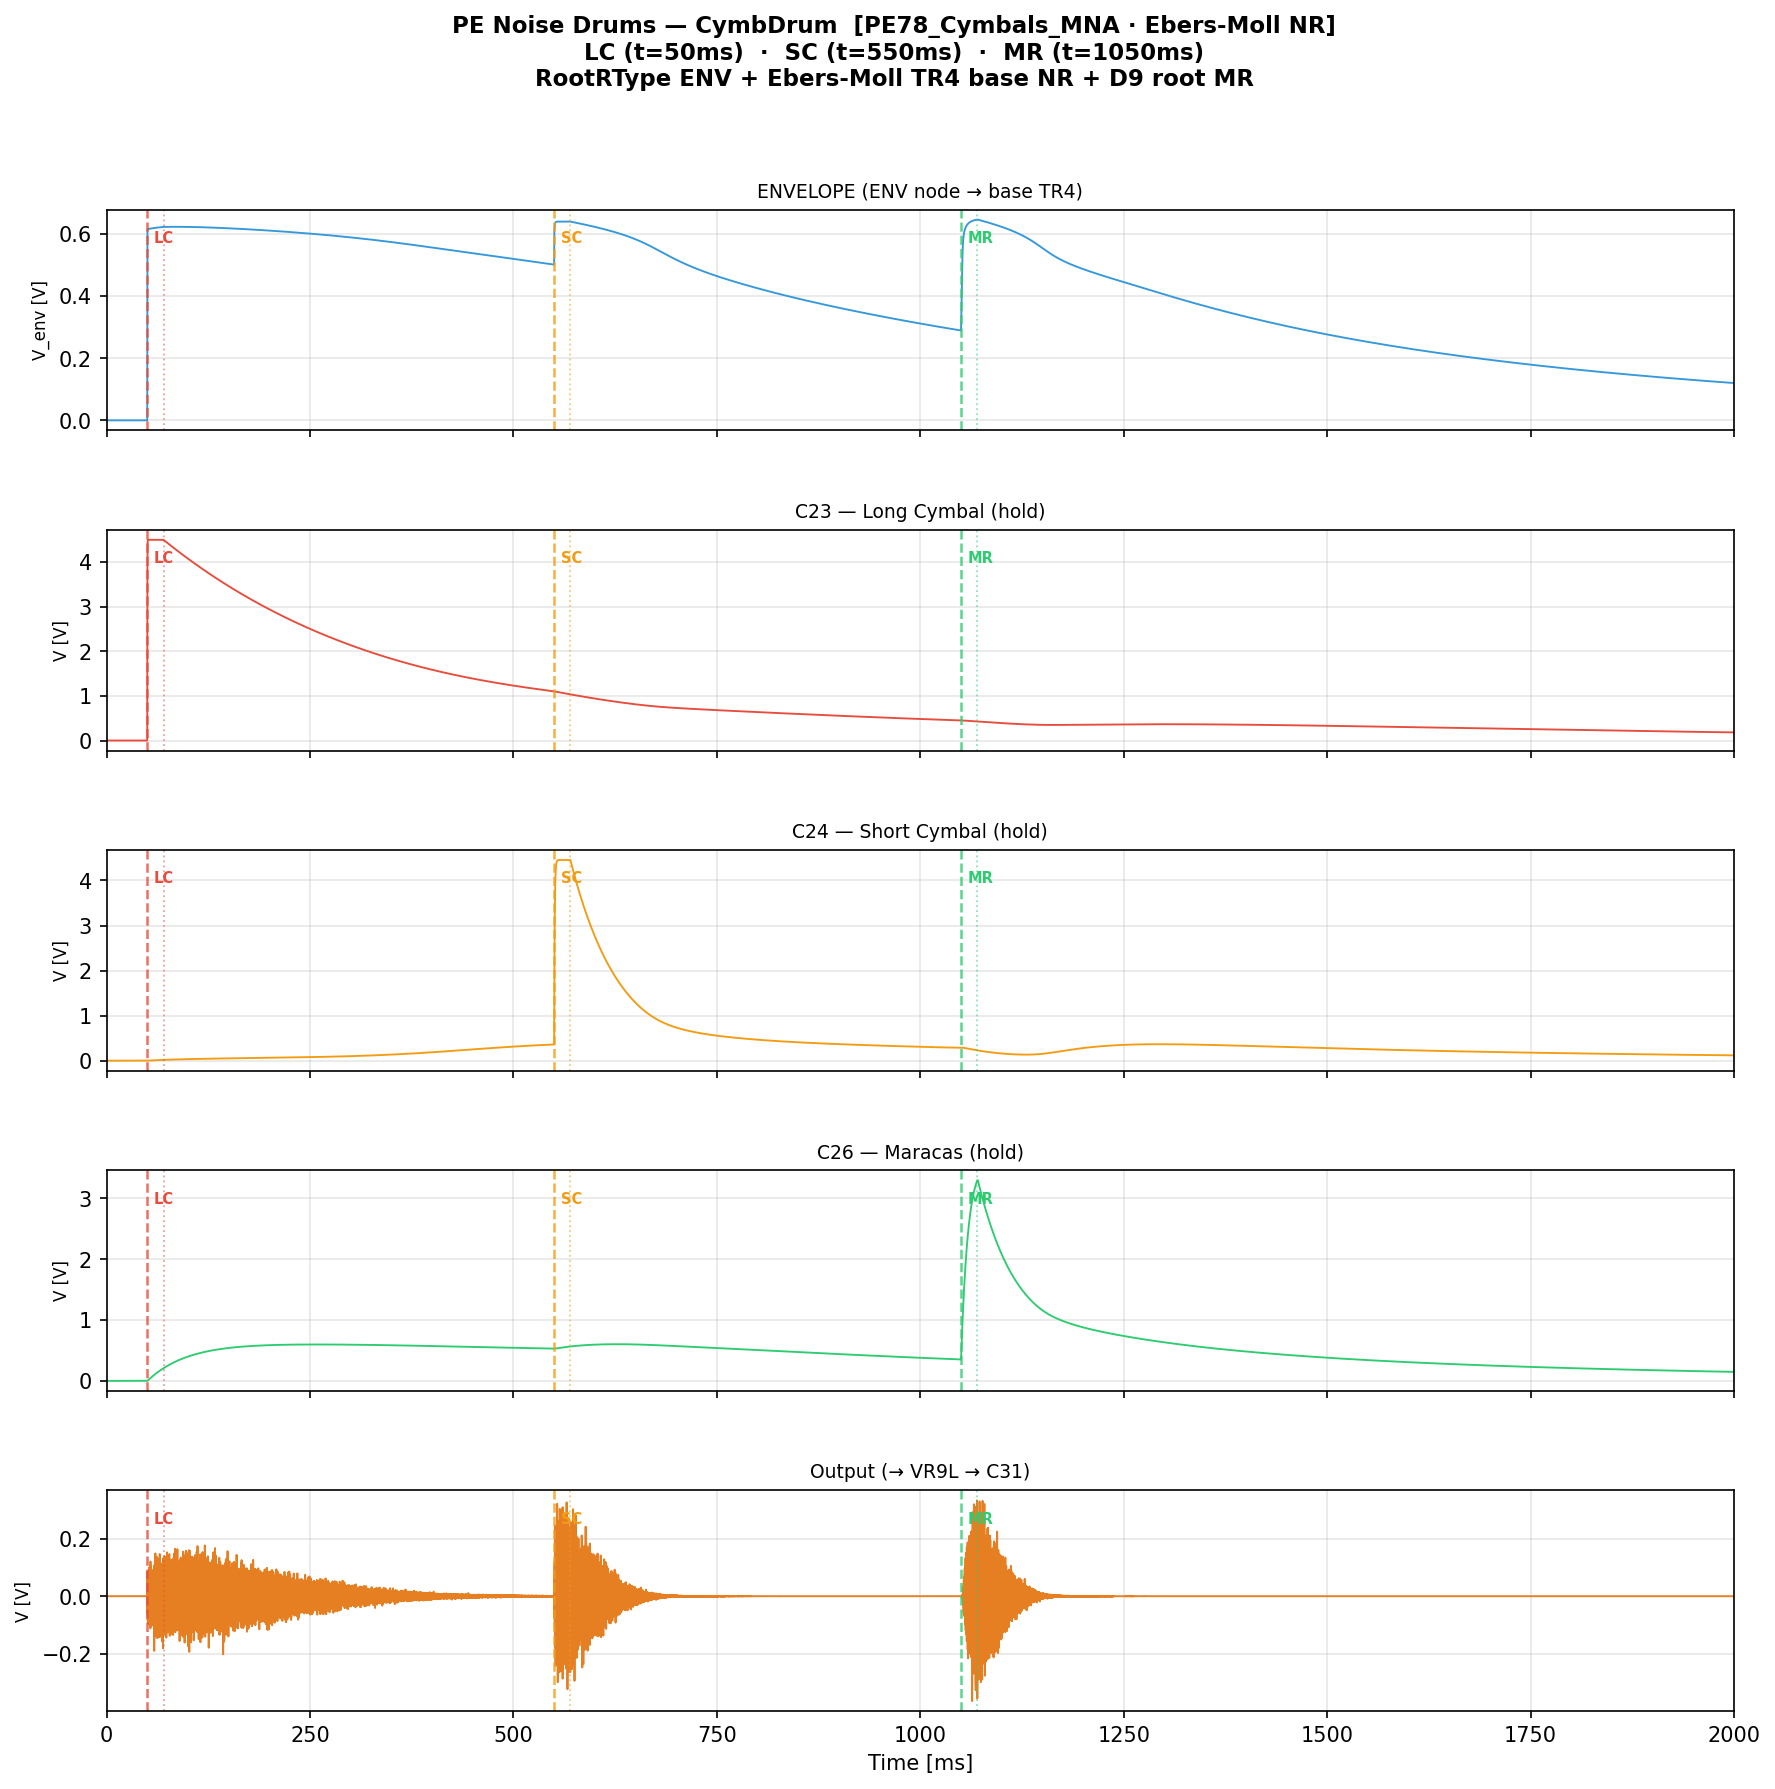

Here is the Python script that generated this plot:
"""
PE 1978 Virtual Analog DIY e-Drums
Copyright (c) 2026 Simone Pandolfi
SPDX-License-Identifier: MIT OR Apache-2.0
==============================================================
Test and simulation for CymbDrum (PE 1978, Fig. 6 — bottom section).
Adapted for PE78_Cymbals_Maracas (cymb.py).

Public interface / accessible state of PE78_Cymbals_Maracas:

  Method:
    drum.process_sample(v_lc, v_sc, v_mr, noise_sample) -> V_out
      noise_sample : sigma ≈ 1, scaled internally by NOISE_AMP = 0.04

  State updated after each process_sample():
    drum._V_env   float  ENV node voltage [V]
    drum._V_c23   float  C23 voltage, LC hold capacitor [V]
    drum._V_c24   float  C24 voltage, SC hold capacitor [V]
    drum._V_c26   float  C26 voltage, MR hold capacitor [V] (physical sign)
    drum._V_col   float  TR4 collector voltage [V]

  Class constants relevant for analysis:
    drum.V_ON, drum.R47, drum.C23, drum.R44, drum.C24,
    drum.R46, drum.C26, drum.R54, drum.L2_val,
    drum.hFE, drum.Is_b, drum.Vbe_th, drum.Vt, drum.R52, drum.Vcc

  gm(t) is not a class attribute — it is reconstructed here using the 
  Ebers-Moll formula used internally by _step_tr4:
    gm = hFE · Is_b · exp(V_env / Vt) / Vt  (clamped to saturation)

Differences from the old test (PE78_Cymbals_Maracas):
  _V_env_prev          ->  _V_env
  _V_c26_prev          ->  _V_c26
  _c23.wave_to_voltage()->  _V_c23
  _c24.wave_to_voltage()->  _V_c24
  .Vbe                 ->  .Vbe_th
  .L2                  ->  .L2_val
  noise[i] * 0.04      ->  noise[i]   (internal NOISE_AMP = 0.04 already scales)

Test structure:
  1. Three separate pulses — LC t=50ms, SC t=550ms, MR t=1050ms
  2. Printed analysis: theoretical time constants, peaks, durations
  3. 5-panel plot: V_env, V_c23, V_c24, V_c26, V_out
  4. Normalized WAV
"""

import sys, os
sys.path.insert(0, os.path.join(os.path.dirname(__file__), '..'))

import numpy as np
import matplotlib.pyplot as plt
from scipy.io import wavfile

from pe78.cymb import PE78_Cymbals_Maracas

# ---------------------------------------------------------------------------
# Simulation parameters
# ---------------------------------------------------------------------------
FS = 96000
T  = 2.0
N  = int(T * FS)
PW = 0.020           # pulse duration [s]

T_LC = 0.05
T_SC = 0.55
T_MR = 1.05

# ---------------------------------------------------------------------------
# Simulation
# ---------------------------------------------------------------------------
def simulate(seed=42):
    """
    Runs the simulation with three separate pulses (LC, SC, MR).

    Note on noise:
      noise_sample has sigma=1; the NOISE_AMP=0.04 factor is applied
      internally by process_sample(). Do not prescale the noise.
    """
    drum = PE78_Cymbals_Maracas(FS)

    rng   = np.random.default_rng(seed)
    noise = rng.standard_normal(N)   # sigma = 1

    V_out = np.zeros(N)
    V_env = np.zeros(N)
    V_c23 = np.zeros(N)
    V_c24 = np.zeros(N)
    V_c26 = np.zeros(N)

    # Trigger windows
    lc_on = slice(int(T_LC * FS), int((T_LC + PW) * FS))
    sc_on = slice(int(T_SC * FS), int((T_SC + PW) * FS))
    mr_on = slice(int(T_MR * FS), int((T_MR + PW) * FS))

    trig_lc = np.zeros(N)
    trig_sc = np.zeros(N)
    trig_mr = np.zeros(N)
    trig_lc[lc_on] = drum.V_ON
    trig_sc[sc_on] = drum.V_ON
    trig_mr[mr_on] = drum.V_ON

    for i in range(N):
        V_out[i] = drum.process_sample(
            trig_lc[i], trig_sc[i], trig_mr[i],
            noise[i]          # sigma ≈ 1; internal NOISE_AMP handles scaling
        )

        # State updated after process_sample()
        V_env[i] = drum._V_env   # ENV node (physical voltage)
        V_c23[i] = drum._V_c23   # LC hold capacitor
        V_c24[i] = drum._V_c24   # SC hold capacitor
        V_c26[i] = drum._V_c26   # MR hold capacitor

    # gm derived from V_env — Ebers-Moll formula identical to internal _step_tr4.
    # gm = hFE · Is_b · exp(V_env / Vt) / Vt,  clamped to saturation (Vcc-0.2)/R54.
    Ic_em = drum.hFE * drum.Is_b * np.exp(np.clip(V_env / drum.Vt, -40.0, 40.0))
    Ic_em = np.minimum(Ic_em, (drum.Vcc - 0.2) / drum.R54)
    gm = Ic_em / drum.Vt

    return {
        'V_out': V_out,
        'V_env': V_env,
        'V_c23': V_c23,
        'V_c24': V_c24,
        'V_c26': V_c26,
        'gm':    gm,
        'drum':  drum,
    }


# ---------------------------------------------------------------------------
# Textual analysis
# ---------------------------------------------------------------------------
def print_analysis(res):
    drum = res['drum']

    print('=== Time constants (theoretical) ===')
    print(f'  LC  τ = R47×C23  = {drum.R47 * drum.C23 * 1000:.0f} ms')
    print(f'  SC  τ = R44×C24  = {drum.R44 * drum.C24 * 1000:.0f} ms')
    print(f'  MR  τ = R46×C26  = {drum.R46 * drum.C26 * 1000:.0f} ms')
    print(f'  L2||R54 pole at  = {drum.R54 / (2 * np.pi * drum.L2_val):.0f} Hz')

    # C29 pole with r_pi calculated via Ebers-Moll at V_env = 0.7 V (typical point)
    V_typ    = 0.7
    Ic_typ   = drum.hFE * drum.Is_b * np.exp(np.clip(V_typ / drum.Vt, -40.0, 40.0))
    Ic_typ   = min(Ic_typ, (drum.Vcc - 0.2) / drum.R54)
    gm_typ   = Ic_typ / drum.Vt
    r_pi_typ = drum.hFE / gm_typ
    print(f'  C29 pole (r_pi @ 0.7 V)  = {1 / (2 * np.pi * r_pi_typ * drum.C29):.0f} Hz')
    print()

    gm = res['gm']
    gm_ss_lc = drum.hFE * drum.Is_b * np.exp(np.clip(0.62 / drum.Vt, -40, 40)) / drum.Vt
    print('=== TR4 (Ebers-Moll) ===')
    print(f'  Is_b          = {drum.Is_b:.3e} A')
    print(f'  gm_ss @ 620mV = {gm_ss_lc*1e3:.2f} mA/V  (LC operating point)')
    print(f'  gm_max        = {gm.max()*1e3:.3f} mA/V  at t = {gm.argmax()/FS*1000:.1f} ms')
    # "active" = gm > 1% of its global maximum
    gm_thresh = gm.max() * 0.01
    print(f'  gm > 1% gm_max for {(gm > gm_thresh).sum() / FS * 1000:.0f} ms total')
    print()

    for name, sig, label in [
        ('V_env', res['V_env'], 'V_env'),
        ('V_c23', res['V_c23'], 'V_c23 (LC)'),
        ('V_c24', res['V_c24'], 'V_c24 (SC)'),
        ('V_c26', res['V_c26'], 'V_c26 (MR)'),
        ('V_out', res['V_out'], 'V_out'),
    ]:
        pk = np.max(np.abs(sig))
        active = np.where(np.abs(sig) > pk * 0.02)[0]
        dur = (active[-1] - active[0]) / FS * 1000 if len(active) > 1 else 0
        print(f'  {label:12s}  peak={pk:.5f} V   active≈{dur:.0f} ms')


# ---------------------------------------------------------------------------
# Plot
# ---------------------------------------------------------------------------
def plot(res, outpath):
    t_ms = np.arange(N) / FS * 1000

    trig_info = [
        (T_LC, T_LC + PW, 'LC', '#e74c3c'),
        (T_SC, T_SC + PW, 'SC', '#f39c12'),
        (T_MR, T_MR + PW, 'MR', '#2ecc71'),
    ]

    def add_trig_lines(ax):
        ylim = ax.get_ylim()
        for t0, t1, label, col in trig_info:
            ax.axvline(t0 * 1000, color=col, ls='--', lw=1.2, alpha=0.8)
            ax.axvline(t1 * 1000, color=col, ls=':',  lw=0.9, alpha=0.5)
            ax.text(t0 * 1000 + 8, ylim[0] + (ylim[1] - ylim[0]) * 0.85,
                    label, color=col, fontsize=7, fontweight='bold')

    panels = [
        (res['V_env'], 'V_env [V]', 'ENVELOPE (ENV node → base TR4)', '#3498db'),
        (res['V_c23'], 'V [V]',     'C23 — Long Cymbal (hold)',        '#e74c3c'),
        (res['V_c24'], 'V [V]',     'C24 — Short Cymbal (hold)',       '#f39c12'),
        (res['V_c26'], 'V [V]',     'C26 — Maracas (hold)',            '#2ecc71'),
        (res['V_out'], 'V [V]',     'Output (→ VR9L → C31)',           '#e67e22'),
    ]

    fig, axes = plt.subplots(len(panels), 1,
                             figsize=(14, 13), sharex=True)
    fig.subplots_adjust(hspace=0.45)

    for ax, (data, ylabel, title, color) in zip(axes, panels):
        ax.plot(t_ms, data, color=color, lw=0.9)
        ax.set_ylabel(ylabel, fontsize=8)
        ax.set_title(title, fontsize=9)
        ax.set_xlim([0, T * 1000])
        ax.grid(True, alpha=0.3)
        add_trig_lines(ax)

    axes[-1].set_xlabel('Time [ms]')
    fig.suptitle(
        'PE Noise Drums — CymbDrum  [PE78_Cymbals_MNA · Ebers-Moll NR]\n'
        'LC (t=50ms)  ·  SC (t=550ms)  ·  MR (t=1050ms)\n'
        'RootRType ENV + Ebers-Moll TR4 base NR + D9 root MR',
        fontsize=11, fontweight='bold')

    plt.savefig(outpath, dpi=150, bbox_inches='tight')
    print(f'Plot saved: {outpath}')


# ---------------------------------------------------------------------------
# WAV
# ---------------------------------------------------------------------------
def save_wav(data, path, fs=FS):
    v = data / (np.max(np.abs(data)) + 1e-9) * 0.8
    wavfile.write(path, fs, (v * 32767).astype(np.int16))
    print(f'WAV saved: {path}')


# ---------------------------------------------------------------------------
# Main
# ---------------------------------------------------------------------------
if __name__ == '__main__':
    print('Simulation CymbDrum (PE78_Cymbals_Maracas) — three separate pulses...')
    res = simulate()
    print('Completed.\n')

    lc_end = int((T_LC + PW) * FS)
    V_env_ss = np.mean(res['V_env'][lc_end - int(0.005*FS) : lc_end])
    print(f"V_ENV_ss (end of LC trigger) = {V_env_ss*1000:.1f} mV  (target ~620)")

    print_analysis(res)


    plot(res, 'wdf_cymb_test.png')
    save_wav(res['V_out'], 'wdf_cymb_test.wav')
